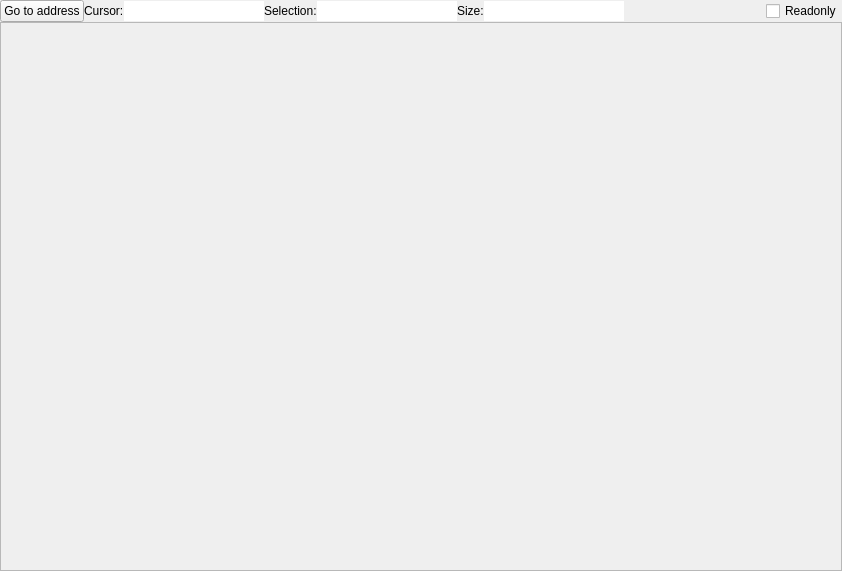
<?xml version="1.0" encoding="UTF-8"?>
<ui version="4.0">
 <class>QHexViewWidget</class>
 <widget class="QWidget" name="QHexViewWidget">
  <property name="geometry">
   <rect>
    <x>0</x>
    <y>0</y>
    <width>842</width>
    <height>571</height>
   </rect>
  </property>
  <property name="windowTitle">
   <string>Form</string>
  </property>
  <layout class="QVBoxLayout" name="verticalLayout">
   <property name="spacing">
    <number>0</number>
   </property>
   <property name="leftMargin">
    <number>0</number>
   </property>
   <property name="topMargin">
    <number>0</number>
   </property>
   <property name="rightMargin">
    <number>0</number>
   </property>
   <property name="bottomMargin">
    <number>0</number>
   </property>
   <item>
    <layout class="QHBoxLayout" name="horizontalLayout">
     <item>
      <widget class="QPushButton" name="pushButtonGoTo">
       <property name="text">
        <string>Go to address</string>
       </property>
      </widget>
     </item>
     <item>
      <widget class="QLabel" name="labelCursor">
       <property name="text">
        <string>Cursor:</string>
       </property>
      </widget>
     </item>
     <item>
      <widget class="QLineEditHEX" name="lineEditCursorAddress">
       <property name="maximumSize">
        <size>
         <width>140</width>
         <height>16777215</height>
        </size>
       </property>
       <property name="frame">
        <bool>false</bool>
       </property>
      </widget>
     </item>
     <item>
      <widget class="QLabel" name="labelSelection">
       <property name="text">
        <string>Selection:</string>
       </property>
      </widget>
     </item>
     <item>
      <widget class="QLineEditHEX" name="lineEditSelectionAddress">
       <property name="maximumSize">
        <size>
         <width>140</width>
         <height>16777215</height>
        </size>
       </property>
       <property name="frame">
        <bool>false</bool>
       </property>
      </widget>
     </item>
     <item>
      <widget class="QLabel" name="labelSize">
       <property name="text">
        <string>Size:</string>
       </property>
      </widget>
     </item>
     <item>
      <widget class="QLineEditHEX" name="lineEditSelectionSize">
       <property name="maximumSize">
        <size>
         <width>140</width>
         <height>16777215</height>
        </size>
       </property>
       <property name="autoFillBackground">
        <bool>false</bool>
       </property>
       <property name="frame">
        <bool>false</bool>
       </property>
       <property name="clearButtonEnabled">
        <bool>false</bool>
       </property>
      </widget>
     </item>
     <item>
      <spacer name="horizontalSpacer_2">
       <property name="orientation">
        <enum>Qt::Horizontal</enum>
       </property>
       <property name="sizeHint" stdset="0">
        <size>
         <width>40</width>
         <height>20</height>
        </size>
       </property>
      </spacer>
     </item>
     <item>
      <widget class="QCheckBox" name="checkBoxReadonly">
       <property name="text">
        <string>Readonly</string>
       </property>
      </widget>
     </item>
    </layout>
   </item>
   <item>
    <widget class="QHexView" name="scrollAreaHex">
     <property name="widgetResizable">
      <bool>true</bool>
     </property>
     <widget class="QWidget" name="scrollAreaWidgetContents">
      <property name="geometry">
       <rect>
        <x>0</x>
        <y>0</y>
        <width>840</width>
        <height>544</height>
       </rect>
      </property>
     </widget>
    </widget>
   </item>
  </layout>
 </widget>
 <customwidgets>
  <customwidget>
   <class>QHexView</class>
   <extends>QScrollArea</extends>
   <header>qhexview.h</header>
   <container>1</container>
  </customwidget>
  <customwidget>
   <class>QLineEditHEX</class>
   <extends>QLineEdit</extends>
   <header>qlineedithex.h</header>
  </customwidget>
 </customwidgets>
 <resources/>
 <connections/>
</ui>
